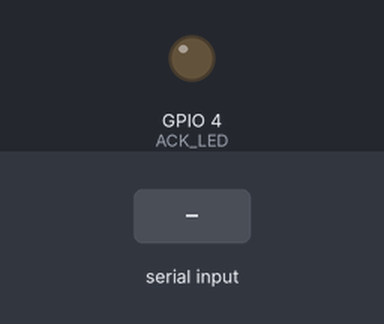
A sketch run on a simulated ESP32. On the bench: output pins drawn as LEDs (lit = HIGH). Inputs (shaded band) come from the test bench. WiFi joins after 1.5 s; servers stay silent unless stated; storage starts empty; the camera gives no picture; what the sketch prints to the serial monitor is not drawn.

Above: at 6.0 s.
6.1 s: "CAPTURE" received over Serial
At 11.57 s:
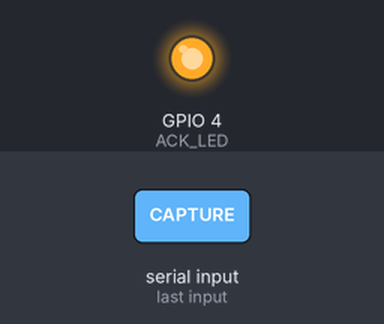
Timing chart, 0 to 13.1 s (numbered marks = the images above; inputs shaded):
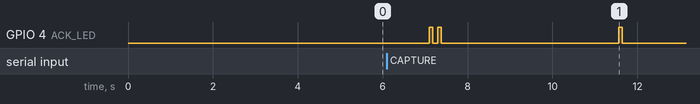

The sketch:

Esp32cam.ino
```cpp
// #include "soc/soc.h"
// #include "soc/rtc_cntl_reg.h"

// #include "esp_camera.h"
// #include "FS.h"
// #include "SD_MMC.h"

// // ===== AI THINKER ESP32-CAM PINS =====
// #define PWDN_GPIO_NUM     32
// #define RESET_GPIO_NUM    -1

// #define XCLK_GPIO_NUM      0
// #define SIOD_GPIO_NUM     26
// #define SIOC_GPIO_NUM     27
// #define Y9_GPIO_NUM       35
// #define Y8_GPIO_NUM       34
// #define Y7_GPIO_NUM       39
// #define Y6_GPIO_NUM       36
// #define Y5_GPIO_NUM       21
// #define Y4_GPIO_NUM       19
// #define Y3_GPIO_NUM       18
// #define Y2_GPIO_NUM        5
// #define VSYNC_GPIO_NUM    25
// #define HREF_GPIO_NUM     23
// #define PCLK_GPIO_NUM     22
// // ====================================

// #define ACK_LED 4

// // ---------- LED ACK (safe pulse) ----------
// void ackBlink(int times = 1) {
//   for (int i = 0; i < times; i++) {
//     digitalWrite(ACK_LED, HIGH);
//     delay(80);
//     digitalWrite(ACK_LED, LOW);
//     delay(120);
//   }
// }

// // ---------- Create event folder (timestamp-based) ----------
// String createEventFolder() {
//   if (!SD_MMC.exists("/ACCIDENT")) {
//     SD_MMC.mkdir("/ACCIDENT");
//     delay(100);
//   }

//   String folder = "/ACCIDENT/event_" + String(millis());
//   SD_MMC.mkdir(folder.c_str());
//   delay(100);

//   return folder;
// }

// // ---------- Write log inside event folder ----------
// void writeEventLog(String folder) {
//   File f = SD_MMC.open(folder + "/log.txt", FILE_WRITE);
//   if (f) {
//     f.println("Event: Accident Capture");
//     f.println("Timestamp (ms): " + String(millis()));
//     f.println("Images: 5");
//     f.println("Status: Completed");
//     f.close();
//   }
// }

// // ---------- Capture images ----------
// void captureAccidentImages() {
//   String eventFolder = createEventFolder();

//   for (int i = 1; i <= 5; i++) {
//     camera_fb_t *fb = esp_camera_fb_get();
//     if (!fb) continue;

//     String imgPath = eventFolder + "/img_" + String(i) + ".jpg";
//     File file = SD_MMC.open(imgPath, FILE_WRITE);

//     if (file) {
//       file.write(fb->buf, fb->len);
//       file.close();
//     }

//     esp_camera_fb_return(fb);
//     delay(700);
//   }

//   writeEventLog(eventFolder);
// }

// // ======================= SETUP =======================
// void setup() {
//   WRITE_PERI_REG(RTC_CNTL_BROWN_OUT_REG, 0);  // disable brownout

//   pinMode(ACK_LED, OUTPUT);
//   digitalWrite(ACK_LED, LOW);

//   Serial.begin(115200);
//   delay(3000);

//   camera_config_t config;
//   config.ledc_channel = LEDC_CHANNEL_0;
//   config.ledc_timer   = LEDC_TIMER_0;
//   config.pin_d0       = Y2_GPIO_NUM;
//   config.pin_d1       = Y3_GPIO_NUM;
//   config.pin_d2       = Y4_GPIO_NUM;
//   config.pin_d3       = Y5_GPIO_NUM;
//   config.pin_d4       = Y6_GPIO_NUM;
//   config.pin_d5       = Y7_GPIO_NUM;
//   config.pin_d6       = Y8_GPIO_NUM;
//   config.pin_d7       = Y9_GPIO_NUM;
//   config.pin_xclk     = XCLK_GPIO_NUM;
//   config.pin_pclk     = PCLK_GPIO_NUM;
//   config.pin_vsync    = VSYNC_GPIO_NUM;
//   config.pin_href     = HREF_GPIO_NUM;
//   config.pin_sccb_sda = SIOD_GPIO_NUM;
//   config.pin_sccb_scl = SIOC_GPIO_NUM;
//   config.pin_pwdn     = PWDN_GPIO_NUM;
//   config.pin_reset    = RESET_GPIO_NUM;

//   config.xclk_freq_hz = 20000000;
//   config.pixel_format = PIXFORMAT_JPEG;
//   config.frame_size   = FRAMESIZE_QVGA;
//   config.jpeg_quality = 12;
//   config.fb_count     = 1;

//   esp_camera_init(&config);
//   SD_MMC.begin();

//   Serial.println("ESP32-CAM READY");
// }

// // ======================= LOOP =======================
// void loop() {
//   if (Serial.available()) {
//     String cmd = Serial.readString();
//     cmd.trim();

//     if (cmd == "CAPTURE") {
//       ackBlink(2);            // command received
//       captureAccidentImages();
//       ackBlink(1);            // capture completed
//     }
//   }
// }


#include "soc/soc.h"
#include "soc/rtc_cntl_reg.h"

#include <WiFi.h>
#include <WebServer.h>
#include "esp_camera.h"
#include "FS.h"
#include "SD_MMC.h"

// ================= CAMERA PINS (AI THINKER) =================
#define PWDN_GPIO_NUM     32
#define RESET_GPIO_NUM    -1
#define XCLK_GPIO_NUM      0
#define SIOD_GPIO_NUM     26
#define SIOC_GPIO_NUM     27
#define Y9_GPIO_NUM       35
#define Y8_GPIO_NUM       34
#define Y7_GPIO_NUM       39
#define Y6_GPIO_NUM       36
#define Y5_GPIO_NUM       21
#define Y4_GPIO_NUM       19
#define Y3_GPIO_NUM       18
#define Y2_GPIO_NUM        5
#define VSYNC_GPIO_NUM    25
#define HREF_GPIO_NUM     23
#define PCLK_GPIO_NUM     22
// ============================================================

#define ACK_LED 4

// 🔴 CHANGE WIFI DETAILS
const char* ssid = "banu-prasath";
const char* password = "banu-prasath";

WebServer server(80);

// ================= LED ACK =================
void ackBlink(int times = 1) {
  for (int i = 0; i < times; i++) {
    digitalWrite(ACK_LED, HIGH);
    delay(80);
    digitalWrite(ACK_LED, LOW);
    delay(120);
  }
}

// ================= CREATE EVENT FOLDER =================
String createEventFolder() {
  if (!SD_MMC.exists("/ACCIDENT")) {
    SD_MMC.mkdir("/ACCIDENT");
    delay(100);
  }

  String folder = "/ACCIDENT/event_" + String(millis());
  SD_MMC.mkdir(folder.c_str());
  delay(100);

  return folder;
}

// ================= WRITE LOG =================
void writeEventLog(String folder) {
  File f = SD_MMC.open(folder + "/log.txt", FILE_WRITE);
  if (f) {
    f.println("Event: Accident Capture");
    f.println("Timestamp(ms): " + String(millis()));
    f.println("Images: 5");
    f.println("Status: Completed");
    f.close();
  }
}

// ================= CAPTURE IMAGES =================
void captureAccidentImages() {
  String eventFolder = createEventFolder();

  for (int i = 1; i <= 5; i++) {
    camera_fb_t *fb = esp_camera_fb_get();
    if (!fb) continue;

    String imgPath = eventFolder + "/img_" + String(i) + ".jpg";
    File file = SD_MMC.open(imgPath, FILE_WRITE);

    if (file) {
      file.write(fb->buf, fb->len);
      file.close();
    }

    esp_camera_fb_return(fb);
    delay(700);
  }

  writeEventLog(eventFolder);
}

// ================= HTTP: SERVE IMAGE =================
void handleImage() {
  if (!server.hasArg("file")) {
    server.send(400, "text/plain", "Missing file argument");
    return;
  }

  String path = server.arg("file");
  File file = SD_MMC.open(path);

  if (!file) {
    server.send(404, "text/plain", "File not found");
    return;
  }

  server.streamFile(file, "image/jpeg");
  file.close();
}

// ================= HTTP: LATEST EVENT =================
void handleLatestEvent() {
  File root = SD_MMC.open("/ACCIDENT");
  File dir = root.openNextFile();
  String latest = "";

  while (dir) {
    if (dir.isDirectory() && String(dir.name()).startsWith("event_")) {
      latest = dir.name();
    }
    dir = root.openNextFile();
  }

  if (latest == "") {
    server.send(404, "text/plain", "No events");
    return;
  }

  server.send(200, "text/plain", latest);
}

// ================= SETUP =================
void setup() {
  WRITE_PERI_REG(RTC_CNTL_BROWN_OUT_REG, 0);  // 🔥 prevent reset

  pinMode(ACK_LED, OUTPUT);
  digitalWrite(ACK_LED, LOW);

  Serial.begin(115200);
  delay(3000);

  // ---- Camera config ----
  camera_config_t config;
  config.ledc_channel = LEDC_CHANNEL_0;
  config.ledc_timer   = LEDC_TIMER_0;
  config.pin_d0 = Y2_GPIO_NUM;
  config.pin_d1 = Y3_GPIO_NUM;
  config.pin_d2 = Y4_GPIO_NUM;
  config.pin_d3 = Y5_GPIO_NUM;
  config.pin_d4 = Y6_GPIO_NUM;
  config.pin_d5 = Y7_GPIO_NUM;
  config.pin_d6 = Y8_GPIO_NUM;
  config.pin_d7 = Y9_GPIO_NUM;
  config.pin_xclk = XCLK_GPIO_NUM;
  config.pin_pclk = PCLK_GPIO_NUM;
  config.pin_vsync = VSYNC_GPIO_NUM;
  config.pin_href = HREF_GPIO_NUM;
  config.pin_sccb_sda = SIOD_GPIO_NUM;
  config.pin_sccb_scl = SIOC_GPIO_NUM;
  config.pin_pwdn = PWDN_GPIO_NUM;
  config.pin_reset = RESET_GPIO_NUM;

  config.xclk_freq_hz = 20000000;
  config.pixel_format = PIXFORMAT_JPEG;
  config.frame_size = FRAMESIZE_QVGA;
  config.jpeg_quality = 12;
  config.fb_count = 1;

  esp_camera_init(&config);
  SD_MMC.begin();

  // ---- Wi-Fi ----
  WiFi.begin(ssid, password);
  while (WiFi.status() != WL_CONNECTED) {
    delay(500);
  }

  Serial.print("🌐 ESP32-CAM IP: ");
  Serial.println(WiFi.localIP());

  // ---- HTTP Routes ----
  server.on("/image", handleImage);
  server.on("/latest", handleLatestEvent);
  server.begin();

  Serial.println("ESP32-CAM READY");
}

// ================= LOOP =================
void loop() {
  server.handleClient();

  if (Serial.available()) {
    String cmd = Serial.readString();
    cmd.trim();

    if (cmd == "CAPTURE") {
      ackBlink(2);
      captureAccidentImages();
      ackBlink(1);
    }
  }
}
```

Measured:
- after the input at 6.1 s, GPIO 4 (ACK_LED): goes HIGH 0.08 s, LOW 0.12 s, HIGH 0.08 s, LOW 4.2 s, HIGH 0.08 s, then LOW, starting after 1.0 s
